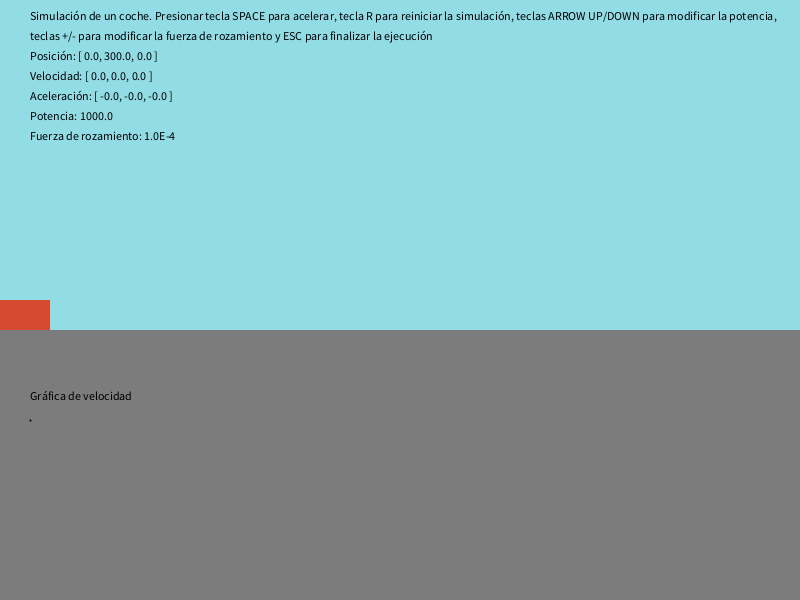
Frame 1 (no input)
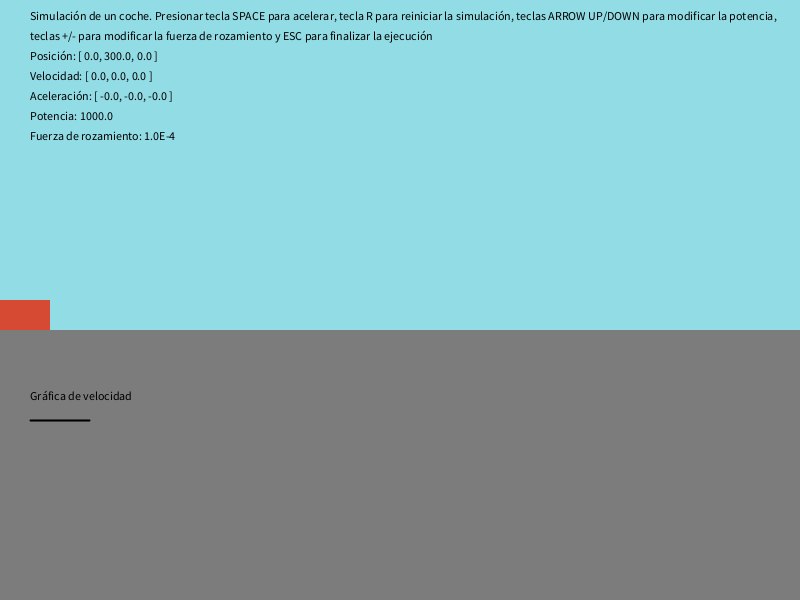
Frame 60 (the mouse pressed at the canvas centre just before this capture)
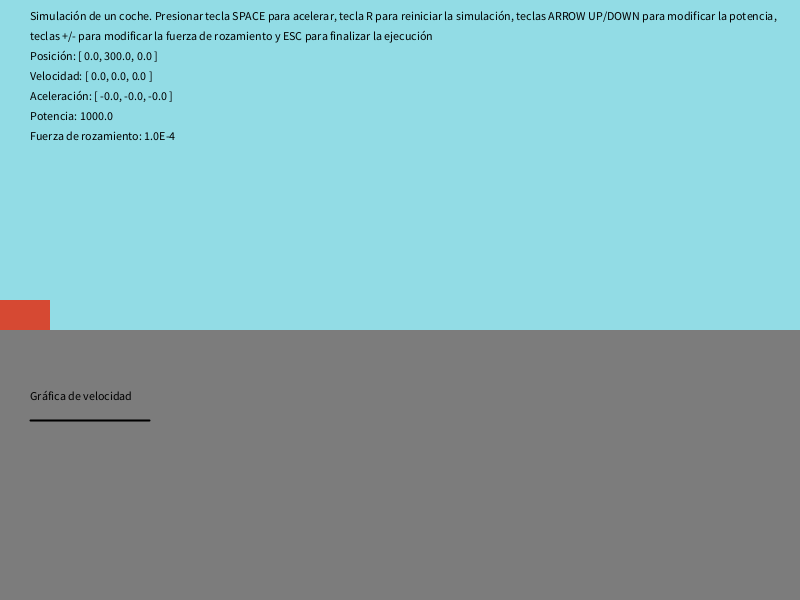
Frame 120 (the mouse held since frame 60 and released just before this capture)

The Processing sketch that drew these frames (run headless with seeded random() and noise(); from frame 60 on, the mouse is pressed at the canvas centre):

// Processing sketch: SimuladorVelocidad
// ── SimuladorVelocidad.pde
/**
 * @name Simulador de coche (rudimentario)
 * @description Simular un coche que acelera al presionar la tecla espaciadora 
 * y obtener su gráfica de velocidad
 * @author Jordi Beltran Querol
 */

Coche coche;
float dt = 0.1;
PVector posicionInicial;
PVector velocidadInicial;
float potencia = 1000;

void setup() {
  size(800, 600);
  posicionInicial = new PVector(0, height / 2);
  velocidadInicial = new PVector(0, 0);
  coche = new Coche(1000, posicionInicial, velocidadInicial);
}

void draw() {
    background(#92DCE5);

    // Detectar si hemos llegado al borde derecho de la pantalla
    if(coche._s.x >= width)
      coche._s.x = 0;

    // Aplicar potencia al coche al presionar la tecla espaciadora
    if (keyPressed && key == ' ')
      coche.aplicarPotencia(potencia, dt); // Se

    if(keyPressed && keyCode == UP)
      potencia += 100;

    if(keyPressed && keyCode == DOWN)
      potencia -= 100;

    if(potencia < 0)
      potencia = 0;

    if(keyPressed && key == '+')
      coche.coeficienteRozamiento += 0.0001;

    if(keyPressed && key == '-')
      coche.coeficienteRozamiento -= 0.0001;

    if(keyPressed && key == 'r' || key == 'R'){
      coche._s.x = 0;
      coche._v.x = 0;
      coche._a.x = 0;
      coche.velocidades.clear();
    }

    // Actualizar la velocidad del coche
    coche.actualizarVelocidad(dt);
    
    // Actualizar la posición del coche
    coche.actualizarPosicion(dt);
    
    // Dibujar el coche
    coche.dibujarCoche();

    // Dibujado de información de la simulación y la gráfica de la velocidad
    informacionSimulacion();

    fill(#7C7C7C);
    noStroke();
    rect(posicionInicial.x, posicionInicial.y + 30, width, height);
    
    graficaVelocidad();
}

void graficaVelocidad() {
  // Dibujar la gráfica de la velocidad
  stroke(0);
  fill(0);
  strokeWeight(2);
  text("Gráfica de velocidad", 30, 2*height / 3);

  // Dibujar la gráfica de la velocidad
  for (int i = 0; i < coche.velocidades.size(); i ++) { // Incremento de 2 en lugar de 1
    PVector velocidad = coche.velocidades.get(i);
    float x = i + 30;
    float y = 20 + velocidad.mag() + 2* height / 3;
    point(x, y);
    
    // Detectar si hemos llegado al borde derecho de la pantalla
    if (x >= width - 30) {
      coche.velocidades.clear(); // Limpiar la lista de velocidades
      break; // Salir del bucle
    }
  }
}

void informacionSimulacion() {
  // Dibujar la información de la simulación
  fill(0);
  text("Simulación de un coche. Presionar tecla SPACE para acelerar, tecla R para reiniciar la simulación, teclas ARROW UP/DOWN para modificar la potencia,", 30, 20);
  text("teclas +/- para modificar la fuerza de rozamiento y ESC para finalizar la ejecución", 30, 40);
  text("Posición: " + coche._s, 30, 60);
  text("Velocidad: " + coche._v, 30, 80);
  text("Aceleración: " + coche._a, 30, 100);
  text("Potencia: " + potencia, 30, 120);
  text("Fuerza de rozamiento: " + coche.coeficienteRozamiento, 30, 140);
}
// ── coche.pde
class Coche {
  
    float m;                          // Masa del coche en kg
    PVector _s;                       // Posición del coche en m
    PVector _v;                       // Velocidad del coche en m/s
    PVector _a;                       // Aceleración del coche en m/s^2
    float energiaCinetica;            // Energía cinética del coche en J
    float coeficienteRozamiento;      // Coeficiente de rozamiento
    ArrayList<PVector> velocidades;   // Vector de velocidades para realizar la gráfica
  
    /**
    * Constructor de la clase Coche 
    */
    Coche(float masa, PVector posicionInicial, PVector velocidadInicial) {
        m = masa;
        _s = posicionInicial.copy();
        _v = velocidadInicial.copy();
        _a = new PVector(0, 0);
        energiaCinetica = 0;
        coeficienteRozamiento = 0.0001;
        velocidades = new ArrayList<PVector>();
    }
    
    /**
    * Aplicar una potencia al coche
    * @param potencia Potencia aplicada en W
    * @param dt Paso de tiempo en s
    */
    void aplicarPotencia(float potencia, float dt) {
        
        energiaCinetica = potencia * dt; // Cambio de energía cinética en J

        // Calcular el cambio de velocidad
        float deltaVelocidad = sqrt(2 * energiaCinetica / m); // Cambio de velocidad en m/s
    
        // Actualizar la velocidad
        _v.x += deltaVelocidad;
    }
    
    /**
    * Actualizar la velocidad del coche
    * @param dt Paso de tiempo en s
    */
    void actualizarVelocidad(float dt) {
        // Guardar la velocidad para la gráfica
        velocidades.add(_v.copy());

        // Calcular la fuerza de rozamiento
        float fuerzaRozamiento = -coeficienteRozamiento * _v.magSq() * _v.magSq();
        
        // Calcular la aceleración
        _a = PVector.div(_v.copy().normalize().mult(fuerzaRozamiento), m);
        
        // Actualizar la velocidad
        _v.add(PVector.mult(_a, dt));
    }
    
    /**
    * Actualizar la posición del coche
    * @param dt Paso de tiempo en s
    */
    void actualizarPosicion(float dt) {
        // Calcular el cambio de posición
        PVector deltaPosicion = _v.copy().mult(dt);
        
        // Actualizar la posición
        _s.add(deltaPosicion);
    }
    
    /**
    * Dibujar el coche
    */
    void dibujarCoche() {
        noStroke();
        fill(#D64933);
        rect(_s.x, _s.y, 50, 30);
    }
}
